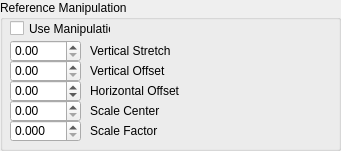
     <widget class="QGroupBox" name="d_refmanip_box">
      <property name="geometry">
       <rect>
        <x>10</x>
        <y>10</y>
        <width>341</width>
        <height>151</height>
       </rect>
      </property>
      <property name="title">
       <string>Reference Manipulation</string>
      </property>
      <widget class="QDoubleSpinBox" name="d_refman_vertrical_stretch">
       <property name="geometry">
        <rect>
         <x>10</x>
         <y>40</y>
         <width>71</width>
         <height>22</height>
        </rect>
       </property>
      </widget>
      <widget class="QCheckBox" name="d_use_ref_manip">
       <property name="geometry">
        <rect>
         <x>10</x>
         <y>20</y>
         <width>101</width>
         <height>17</height>
        </rect>
       </property>
       <property name="text">
        <string>Use Manipulation</string>
       </property>
       <property name="autoExclusive">
        <bool>false</bool>
       </property>
      </widget>
      <widget class="QLabel" name="label_42">
       <property name="geometry">
        <rect>
         <x>90</x>
         <y>40</y>
         <width>101</width>
         <height>21</height>
        </rect>
       </property>
       <property name="text">
        <string>Vertical Stretch</string>
       </property>
      </widget>
      <widget class="QDoubleSpinBox" name="d_refman_vertical_offset">
       <property name="geometry">
        <rect>
         <x>10</x>
         <y>60</y>
         <width>71</width>
         <height>22</height>
        </rect>
       </property>
      </widget>
      <widget class="QDoubleSpinBox" name="d_refman_horiz_offset">
       <property name="geometry">
        <rect>
         <x>10</x>
         <y>80</y>
         <width>71</width>
         <height>22</height>
        </rect>
       </property>
       <property name="minimum">
        <double>-50.000000000000000</double>
       </property>
      </widget>
      <widget class="QDoubleSpinBox" name="d_refman_scale_center">
       <property name="geometry">
        <rect>
         <x>10</x>
         <y>100</y>
         <width>71</width>
         <height>22</height>
        </rect>
       </property>
       <property name="maximum">
        <double>1200.000000000000000</double>
       </property>
      </widget>
      <widget class="QDoubleSpinBox" name="d_refman_scale_factor">
       <property name="geometry">
        <rect>
         <x>10</x>
         <y>120</y>
         <width>71</width>
         <height>22</height>
        </rect>
       </property>
       <property name="decimals">
        <number>3</number>
       </property>
      </widget>
      <widget class="QLabel" name="label_43">
       <property name="geometry">
        <rect>
         <x>90</x>
         <y>60</y>
         <width>101</width>
         <height>21</height>
        </rect>
       </property>
       <property name="text">
        <string>Vertical Offset</string>
       </property>
      </widget>
      <widget class="QLabel" name="label_44">
       <property name="geometry">
        <rect>
         <x>90</x>
         <y>80</y>
         <width>101</width>
         <height>21</height>
        </rect>
       </property>
       <property name="text">
        <string>Horizontal Offset</string>
       </property>
      </widget>
      <widget class="QLabel" name="label_45">
       <property name="geometry">
        <rect>
         <x>90</x>
         <y>100</y>
         <width>101</width>
         <height>21</height>
        </rect>
       </property>
       <property name="text">
        <string>Scale Center</string>
       </property>
      </widget>
      <widget class="QLabel" name="label_46">
       <property name="geometry">
        <rect>
         <x>90</x>
         <y>120</y>
         <width>101</width>
         <height>21</height>
        </rect>
       </property>
       <property name="text">
        <string>Scale Factor</string>
       </property>
      </widget>
     </widget>
